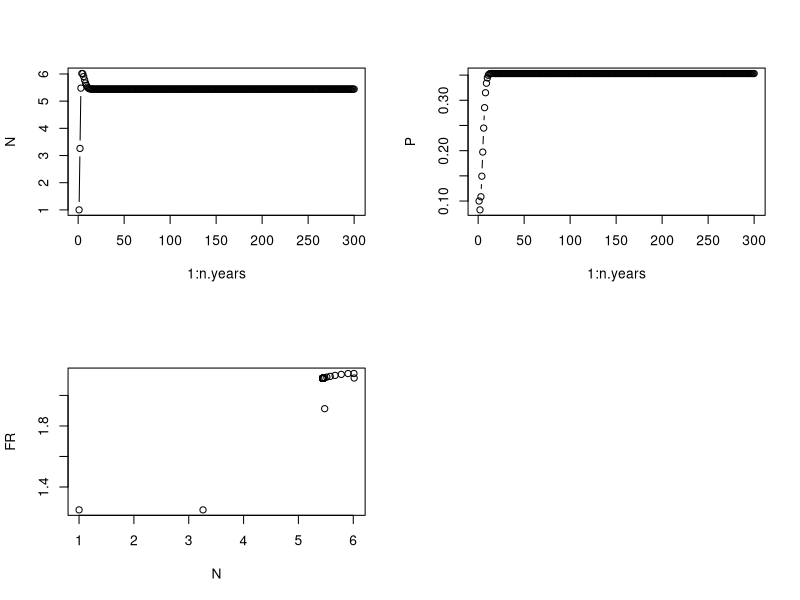
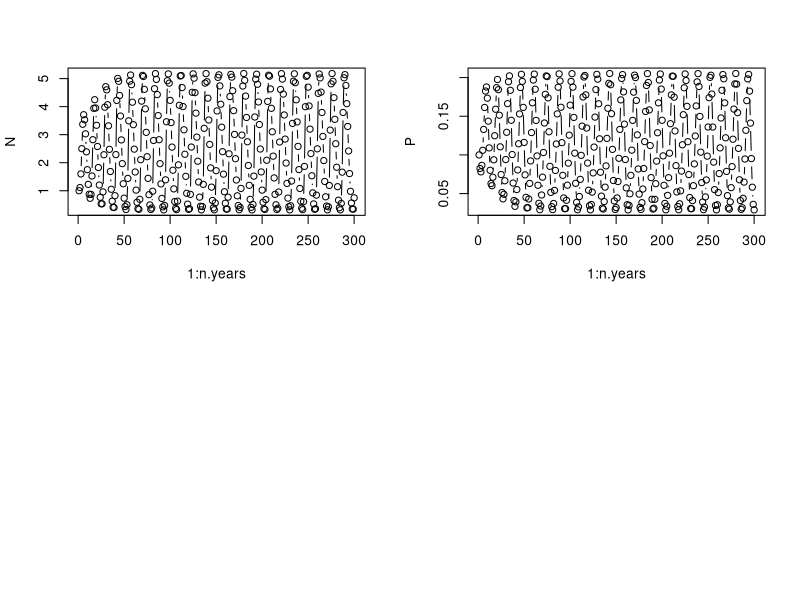
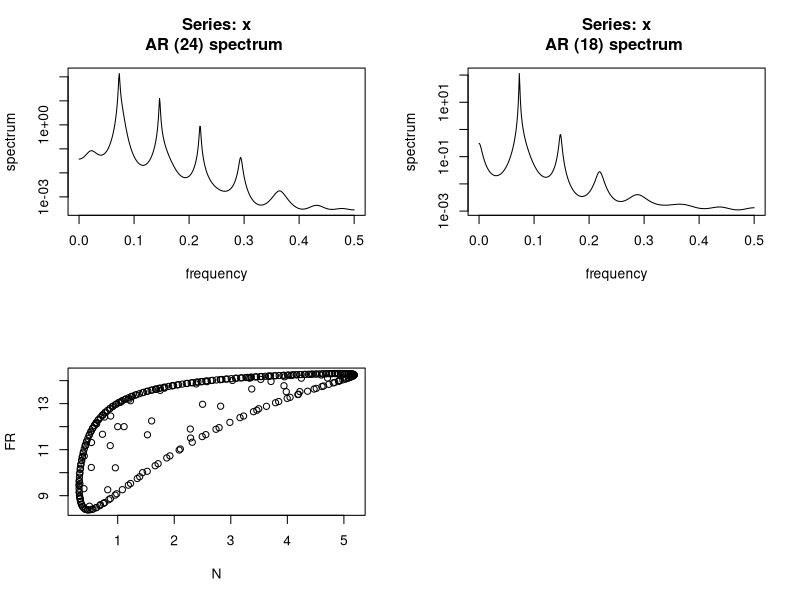
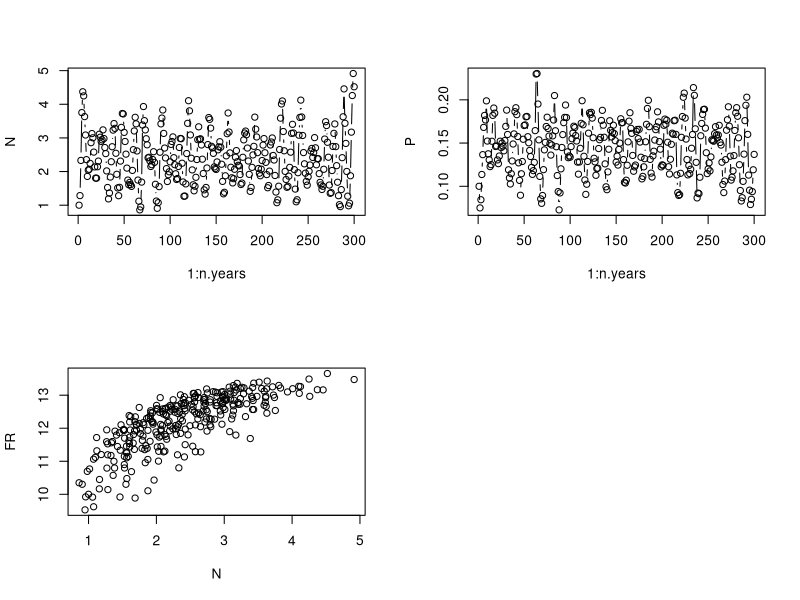
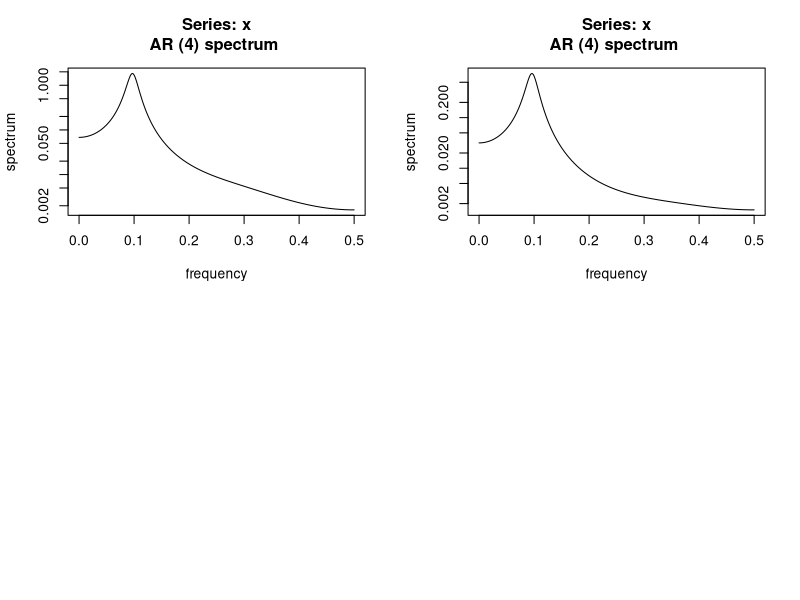

R code for these plots, in order:
#################################################################################
### FB 15/03/2018 - finding parameter set with noisy limit cycle (i.e. limit cycle present when sigma ->0)
### FB 13/11/2017 - predator-prey model with noisy functional response data
### From much earlier code -- see Bayesian folder

rm(list=ls())
graphics.off()

################# Simulating the model without any noise ######################################

############# Previous parameter set --- stable fixed point without stochasticity #############
### Model used (use stored simulated data later on, just tryouts for now)
n.years<-300  	# Number of years // large so that we have no bias due to data length
N1<-1			# Initial pop size
P1<-0.1
K<-1			# threshold dd 
beta<-1			# density-dependence exponent
rmax_V<-2			# Max AVERAGE growth rate (thus not a true max...)
rmax_P<-0.5
sigma2.proc<-0.0		# worked well with 0.005
# Process sigma on the log-scale, use the Peretti et al. value. 0.005


### FR and predator parameters
C<-2.5
D<-1
Q<-10

### Simulation of data
#set.seed(42) 
set.seed(41)
#set.seed(40)

y<-N<-P<-FR<-numeric(n.years)
N[1]<-N1
P[1]<-P1
FR[1]<-C*N[1]/(D+N[1])

rV<-rnorm(n.years-1,rmax_V,sqrt(sigma2.proc))
rP<-rnorm(n.years-1,rmax_P,sqrt(sigma2.proc))
FRnoise<-rnorm(n.years,0,sqrt(sigma2.proc))

for (t in 1:(n.years-1)){
 
  FR[t+1]<-(C*N[t]/(D+N[t])) + FRnoise[t+1]
  N[t+1]<-N[t]*(exp(rV[t])/(1+(N[t]/K)^beta))*exp(-FR[t]*P[t]/N[t])
  P[t+1]<-P[t]*exp(rP[t])/(1+P[t]*Q/N[t])
}
## Plotting time series of abundances and FR
par(mfrow=c(2,2))
plot(1:n.years,N,type="b")
plot(1:n.years,P,type="b")
#curve(dbeta(x,a,b),from=0, to=1)
plot(N,FR)

### Produce dataset to fit
data = cbind(log(N),log(P),FR) 

############# New parameter set --- stable limit cycles without stochasticity #############
############# Formally an invariant loop ##################################################

### Model used (use stored simulated data later on, just tryouts for now)
n.years<-300  	# Number of years // large so that we have no bias due to data length
N1<-1			# Initial pop size
P1<-0.1
K<-1			# threshold dd 
beta<-1			# density-dependence exponent
rmax_V<-2			# Max AVERAGE growth rate (thus not a true max...)
rmax_P<-0.5
sigma2.proc<-0.0		# worked well with 0.005
# Process sigma on the log-scale, use the Peretti et al. value. 0.005


### FR and predator parameters
C<-15 #instead 2.5
D<-0.25 #instead 1  (0.1 provoke extinction with C=15 and Q=10)
Q<-10 #possible 100 or 1000 otherwise 

### Simulation of data
#set.seed(42) 
set.seed(41)
#set.seed(40)

y<-N<-P<-FR<-numeric(n.years)
N[1]<-N1
P[1]<-P1
FR[1]<-C*N[1]/(D+N[1])

rV<-rnorm(n.years-1,rmax_V,sqrt(sigma2.proc))
rP<-rnorm(n.years-1,rmax_P,sqrt(sigma2.proc))
FRnoise<-rnorm(n.years,0,sqrt(sigma2.proc))

for (t in 1:(n.years-1)){
  
  FR[t+1]<-(C*N[t]/(D+N[t])) + FRnoise[t+1]
  N[t+1]<-N[t]*(exp(rV[t])/(1+(N[t]/K)^beta))*exp(-FR[t]*P[t]/N[t])
  P[t+1]<-P[t]*exp(rP[t])/(1+P[t]*Q/N[t])
}
## Plotting time series of abundances and FR
par(mfrow=c(2,2))
plot(1:n.years,N,type="b")
plot(1:n.years,P,type="b")

#curve(dbeta(x,a,b),from=0, to=1)
par(mfrow=c(2,2))
spectrum(log(N),method="ar")
spectrum(log(P),method="ar")

plot(N,FR)

### Produce dataset to fit
data = cbind(log(N),log(P),FR) 


write.csv(data,file="predatorPrey_withGaussianFRdata_longSim_noNoise.csv")


###################### Noisy limit cycle #############################################

rm(list=ls())
graphics.off()

### Model used (use stored simulated data later on, just tryouts for now)
n.years<-300  	# Number of years // large so that we have no bias due to data length
N1<-1			# Initial pop size
P1<-0.1
K<-1			# threshold dd 
beta<-1			# density-dependence exponent
rmax_V<-2			# Max AVERAGE growth rate (thus not a true max...)
rmax_P<-0.5
sigma2.proc<-0.005		# 0.05 usual but worked well with 0.005
# Process sigma on the log-scale, use the Peretti et al. value. 0.005


### FR and predator parameters
C<-15 #2.5
D<-0.5 #1
Q<-10 

### Simulation of data
#set.seed(42) 
set.seed(41)
#set.seed(40)

y<-N<-P<-FR<-numeric(n.years)
N[1]<-N1
P[1]<-P1
FR[1]<-C*N[1]/(D+N[1])

rV<-rnorm(n.years-1,rmax_V,sqrt(sigma2.proc))
rP<-rnorm(n.years-1,rmax_P,sqrt(sigma2.proc))
FRnoise<-rnorm(n.years,0,sqrt(sigma2.proc))

for (t in 1:(n.years-1)){
 
  FR[t+1]<-(C*N[t]/(D+N[t])) + FRnoise[t+1]
  N[t+1]<-N[t]*(exp(rV[t])/(1+(N[t]/K)^beta))*exp(-FR[t]*P[t]/N[t])
  P[t+1]<-P[t]*exp(rP[t])/(1+P[t]*Q/N[t])
}
## Plotting time series of abundances and FR
par(mfrow=c(2,2))
plot(1:n.years,N,type="b")
plot(1:n.years,P,type="b")
#curve(dbeta(x,a,b),from=0, to=1)
plot(N,FR)

par(mfrow=c(2,2))
spectrum(log(N),method="ar")
spectrum(log(P),method="ar")
## Now we can't see the new bumps in the ACF because of the phase shift due to noise. 

### Produce dataset to fit
data = cbind(log(N),log(P),FR) 

write.csv(data,file="predatorPrey_withGaussianFRdata_longSim_noisyLC.csv")
